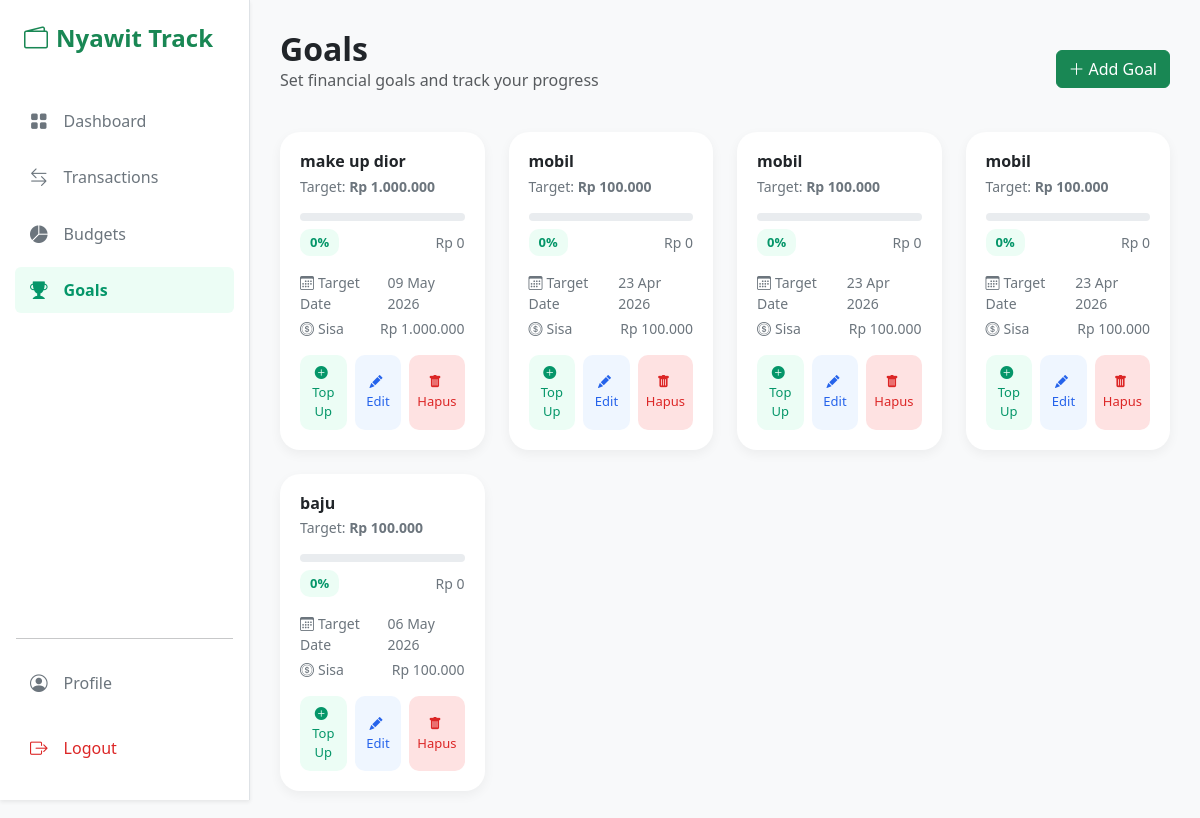
/goalss.php (signed in), run on the app's committed database.
### tables this page shows
CREATE TABLE `goals` (
  `goalsID` int(11) NOT NULL,
  `nama_goal` varchar(100) DEFAULT NULL,
  `target_nominal` int(11) DEFAULT NULL,
  `deadline` date DEFAULT NULL,
  `terkumpul` int(11) DEFAULT NULL
);

### goalss.php (the view, shortened to what this page needs)
<?php
require "koneksi.php";
$data = mysqli_query($koneksi, "SELECT * FROM goals");
function formatRp($angka)
{
    return "Rp " . number_format($angka, 0, ',', '.');
}
function hitungPersen($terkumpul, $target)
{
    return min(100, round(($terkumpul / $target) * 100));
}
function hitungSisa($terkumpul, $target)
{
    return max(0, $target - $terkumpul);
}
function formatTanggal($tanggal)
{
    return date("d M Y", strtotime($tanggal));
}
?>
<!DOCTYPE html>
<html lang="en">
<head>
    <link href="https://cdn.jsdelivr.net/npm/bootstrap@5.3.3/dist/css/bootstrap.min.css" rel="stylesheet">
    <link rel="stylesheet" href="https://cdn.jsdelivr.net/npm/bootstrap-icons@1.11.0/font/bootstrap-icons.css">
</head>
<body class="d-flex bg-light">
    <div class="sidebar d-flex flex-column shadow-sm">
        <div class="p-4 mb-2">
            <h4 class="text-success fw-bold"><i class="bi bi-wallet2 me-2"></i>Nyawit Track</h4>
        </div>
        <ul class="nav nav-pills flex-column mb-auto">
            <li>
                <a href="dashboard.php" class="nav-link">
                    <i class="bi bi-grid-fill me-3"></i>Dashboard
                </a>
            </li>
            <li>
                <a href="transactions.php" class="nav-link">
                    <i class="bi bi-arrow-left-right me-3"></i>Transactions
                </a>
            </li>
            <li>
                <a href="budgets.php" class="nav-link">
                    <i class="bi bi-pie-chart-fill me-3"></i>Budgets
                </a>
            </li>
            <li>
                <a href="goalss.php" class="nav-link active">
                    <i class="bi bi-trophy-fill me-3"></i>Goals
                </a>
            </li>
        </ul>
        <hr class="mx-3">
        <ul class="nav nav-pills flex-column mb-4">
            <li>
                <a href="profile.php" class="nav-link">
                    <i class="bi bi-person-circle me-3"></i>Profile
                </a>
            </li>
            <li class="mt-2">
                <a href="logout.php" class="nav-link text-danger">
                    <i class="bi bi-box-arrow-right me-3"></i>Logout
                </a>
            </li>
        </ul>
    </div>
    <div class="main-content">
        <div class="d-flex justify-content-between align-items-center mb-4">
            <div>
                <h2 class="fw-bold mb-0">Goals</h2>
                <p class="text-muted">Set financial goals and track your progress</p>
            </div>
            <button class="btn btn-success" data-bs-toggle="modal" data-bs-target="#modalTambah">
                <i class="bi bi-plus-lg me-1"></i>Add Goal
            </button>
        </div>
        <div class="row g-4">
            <?php
            if (mysqli_num_rows($data) > 0):
                while ($dataGoal = mysqli_fetch_assoc($data)):
                    $id = $dataGoal['goalsID'];
                    $nama = $dataGoal['nama_goal'];
                    $target = $dataGoal['target_nominal'];
                    $terkumpul = $dataGoal['terkumpul'];
                    $deadline = $dataGoal['deadline'];
                    $persen = hitungPersen($terkumpul, $target);
                    $sisa = hitungSisa($terkumpul, $target);
                    $tanggal = formatTanggal($deadline);
                    $deadline_input = ($deadline == "0000-00-00" || !$deadline) ? "" : $deadline;
                    ?>
                    <div class="col-12 col-sm-6 col-xl-3">
                        <div class="card-goal">
                            <h6 class="fw-bold mb-1"><?= htmlspecialchars($nama) ?></h6>
                            <p class="info-bawah mb-3">Target: <strong><?= formatRp($target) ?></strong></p>
                            <div class="progress mb-2">
                            </div>
                            <div class="d-flex justify-content-between align-items-center mb-3">
                                <span class="badge-persen"><?= $persen ?>%</span>
                                <span class="info-bawah"><?= formatRp($terkumpul) ?></span>
                            </div>
                            <div class="info-bawah mb-3">
                                <div class="d-flex justify-content-between">
                                    <span><i class="bi bi-calendar3 me-1"></i>Target Date</span>
                                    <span><?= $tanggal ?></span>
                                </div>
                                <div class="d-flex justify-content-between mt-1">
                                    <span><i class="bi bi-coin me-1"></i>Sisa</span>
                                    <span><?= formatRp($sisa) ?></span>
                                </div>
                            </div>
                            <div class="d-flex gap-2">
                                <button class="btn-aksi btn-topup"
                                    onclick="bukaTopup('<?= $id ?>', '<?= htmlspecialchars($nama) ?>')">
                                    <i class="bi bi-plus-circle-fill me-1"></i>Top Up
                                </button>
                                <button class="btn-aksi btn-edit"
                                    onclick="bukaEdit('<?= $id ?>', '<?= htmlspecialchars($nama) ?>', '<?= $target ?>', '<?= $deadline_input ?>')">
                                    <i class="bi bi-pencil-fill me-1"></i>Edit
                                </button>
                                <button class="btn-aksi btn-hapus"
                                    onclick="bukaHapus('<?= $id ?>', '<?= htmlspecialchars($nama) ?>')">
                                    <i class="bi bi-trash-fill me-1"></i>Hapus
                                </button>
                            </div>
                        </div>
                    </div>
                <?php endwhile;
            endif; ?>
        </div>
    </div>
</body>
</html>

### goalss.php (style rules this page uses)
body { background-color: #f8f9fa; }
.sidebar { min-height: 100vh; width: 250px; background-color: white; border-right: 1px solid #dee2e6; position: fixed; }
.main-content { margin-left: 250px; padding: 30px; width: calc(100% - 250px); }
.nav-link { color: #6c757d !important; border-radius: 10px; margin: 5px 15px; padding: 10px 15px; transition: all 0.2s ease; display: flex; align-items: center; border: none !important; }
.nav-link.active { background-color: #ecfdf5 !important; color: #059669 !important; font-weight: 600; }
.nav-link.text-danger { color: #dc2626 !important; }
.nav-link i { font-size: 1.1rem; }
.card-goal { background: white; border-radius: 20px; padding: 20px; box-shadow: 0 4px 12px rgba(0, 0, 0, 0.05); transition: 0.3s; }
.info-bawah { font-size: 14px; color: #6c757d; }
.progress { height: 8px; border-radius: 10px; }
.badge-persen { background-color: #ecfdf5; color: #059669; padding: 4px 10px; border-radius: 10px; font-size: 13px; font-weight: 600; }
.btn-aksi { flex: 1; border: none; padding: 8px; border-radius: 10px; font-size: 13px; transition: 0.2s; }
.btn-topup { background-color: #ecfdf5; color: #059669; }
.btn-edit { background-color: #eff6ff; color: #2563eb; }
.btn-hapus { background-color: #fee2e2; color: #dc2626; }

### data on the page
goals: nama_goal "make up dior", target_nominal "Rp 1.000.000", target_nominal "0", deadline "09 May 2026"
goals: nama_goal "mobil", target_nominal "Rp 100.000", target_nominal "0", deadline "23 Apr 2026"
goals: nama_goal "mobil", target_nominal "Rp 100.000", target_nominal "0", deadline "23 Apr 2026"
goals: nama_goal "mobil", target_nominal "Rp 100.000", target_nominal "0", deadline "23 Apr 2026"
goals: nama_goal "baju", target_nominal "Rp 100.000", target_nominal "0", deadline "06 May 2026"
